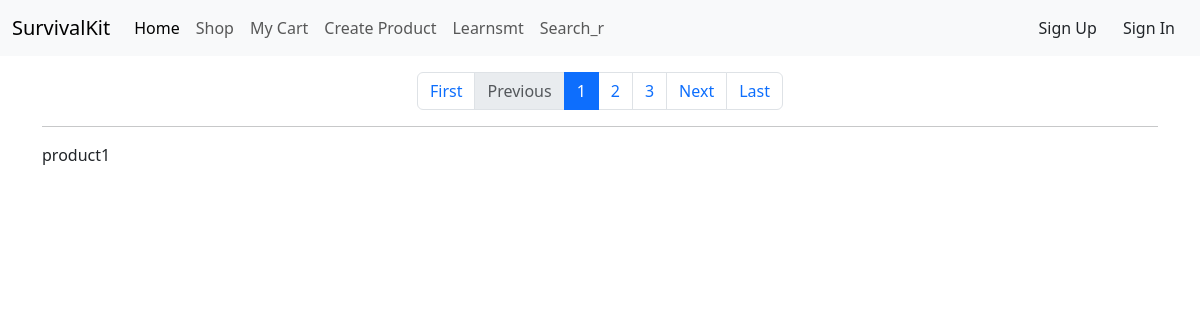
The app's page /improve/, older data.
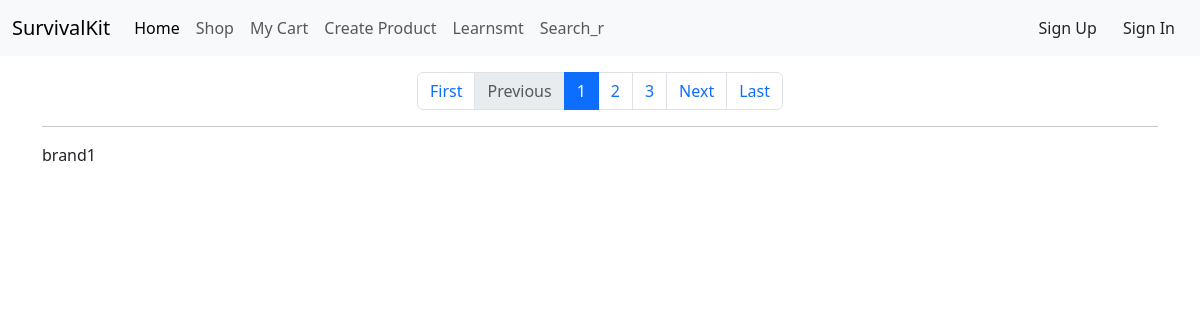
The same page, newer data.
### shop/models.py (models this page shows, shortened)
class BaseModel(models.Model):
    created_at = models.DateTimeField(auto_now_add=True)
    updated_at = models.DateTimeField(auto_now=True)
    class Meta:
        abstract = True

class Product(BaseModel):
    category = models.ForeignKey(Category, on_delete=models.PROTECT)
    brand = models.ForeignKey(Brand, on_delete=models.PROTECT)
    name = models.CharField(max_length=200, db_index=True)
    slug = AutoSlugField(
        populate_from='name',
        max_length=200,
        db_index=True,
        unique=True
    )
    price = models.DecimalField(max_digits=10, decimal_places=2, null=True)
    description = models.TextField(blank=True)
    stock = models.PositiveIntegerField(default=0, blank=True)
    is_active = models.BooleanField(default=True)
    class Meta:
        ordering = ['name']
        verbose_name_plural = "Products"

### shop/views.py (the view, shortened to what this page needs)
# urls.py: path('improve/', ImproveView.as_view(), name='improve'),
class ImproveView(View):
    model = Product
    template_name = 'shop/improve.html'
    content_object_name = 'products'
    form_class = ProductCreateForm
    paginator = Paginator(model.objects.all(), 1)
    def get(self, request):
        page_number = request.GET.get('page')
        page_object = self.paginator.get_page(page_number)
        return render(
            request,
            self.template_name,
            {
                self.content_object_name: self.model.objects.all(),
                'form': self.form_class,
                'page_object': page_object,
            }
        )

### shop/templates/shop/improve.html
{% extends 'base.html' %}
{% block content %}
    <div>
        <nav aria-label="Page navigation example">
            {% if page_object.has_other_pages %}
                <ul class="pagination justify-content-center">
                    <li class="page-item"><a class="page-link" href="?page=1">First</a></li>
                    <li class="page-item {% if not page_object.has_previous %}disabled{% endif %}"><a class="page-link" href="{% if page_object.has_previous %}?page={{ page_object.previous_page_number }}{% else %}#{% endif %}">Previous</a></li>
                    {% for page_num in page_object.paginator.page_range %}
                        {% if page_num >= page_object.number|add:-2 and page_num <= page_object.number|add:2  %}
                            <li class="page-item {% if page_object.number == page_num %}active{% endif %}"><a class="page-link" href="?page={{ page_num }}">{{ page_num }}</a></li>
                        {% endif %}
                    {% endfor %}
                    <li class="page-item {% if not page_object.has_next %}disabled{% endif %}"><a class="page-link" href="{% if page_object.has_next %}?page={{ page_object.next_page_number }}{% else %}#{% endif %}">Next</a></li>
                    <li class="page-item"><a class="page-link" href="?page={{ page_object.paginator.num_pages}}">Last</a></li>
                </ul>
            {% endif %}
        </nav>
        <hr>
            {% for product in page_object %}
                <p>{{ product.name }}</p>
            {% endfor %}
    </div>
{% endblock %}

### shop/templates/base.html (shortened to what this page needs)
<!DOCTYPE html>
{% load static %}
<html lang="en">
<head>
    <link rel="stylesheet" type="text/css" href="{% static 'shop/css/style.css' %}">
    <link href="https://cdn.jsdelivr.net/npm/bootstrap@5.3.3/dist/css/bootstrap.min.css" rel="stylesheet">
    <link rel="stylesheet" type="text/css" href="//cdnjs.cloudflare.com/ajax/libs/toastr.js/latest/toastr.min.css">
</head>
<body>
{% block header %}
    {% include 'header.html' %}
{% endblock %}
<div class="container pt-3">
    {% block content %}{% endblock %}
</div>
</body>
</html>

### shop/templates/header.html (shortened to what this page needs)
<nav class="navbar navbar-expand-lg bg-light">
    <div class="container-fluid">
        <a class="navbar-brand" href="#">SurvivalKit</a>
        <div class="collapse navbar-collapse" id="navbarSupportedContent">
            <ul class="navbar-nav me-auto mb-2 mb-lg-0">
                <li class="nav-item">
                    <a class="nav-link active" aria-current="page" href="{% url 'shop:main_page' %}">Home</a>
                </li>
                <li class="nav-item">
                    <a class="nav-link" href="{% url 'shop:product_page' %}">Shop</a>
                </li>
                <li class="nav-item">
                    <a class="nav-link" href="{% url 'shop:cart_view' %}">My Cart</a>
                </li>
                <li class="nav-item">
                    <a class="nav-link" href="{% url 'shop:product_create' %}">Create Product</a>
                </li>
                <li class="nav-item">
                    <a class="nav-link" href="{% url 'shop:improve' %}">Learnsmt</a>
                </li>
                <li class="nav-item">
                    <a class="nav-link" href="{% url 'shop:search' %}">Search_r</a>
                </li>
            </ul>
                <div class="d-flex align-items-center">
                    {% if request.user.is_authenticated %}
                        <span>{{ user.email }}</span>
                        <a class="btn" href="{% url 'users:sign_out' %}" role="button">Sign Out</a>
                    {% else %}
                        <a class="btn" href="{% url 'users:sign_up' %}" role="button">Sign Up</a>
                        <a class="btn" href="{% url 'users:sign_in' %}" role="button">Sign In</a>
                    {% endif %}
                </div>
            </div>
        </div>
</nav>

### shop/static/shop/css/style.css (style rules this page uses)
:root { --link-color: #cf8d13 }
@media (min-width: 800px) { .container { width: 800px; } }

Row changes from the older to the newer data that the page shows:
no longer on this page (row unchanged): Product: name "product1"
added Product: name "brand1"
